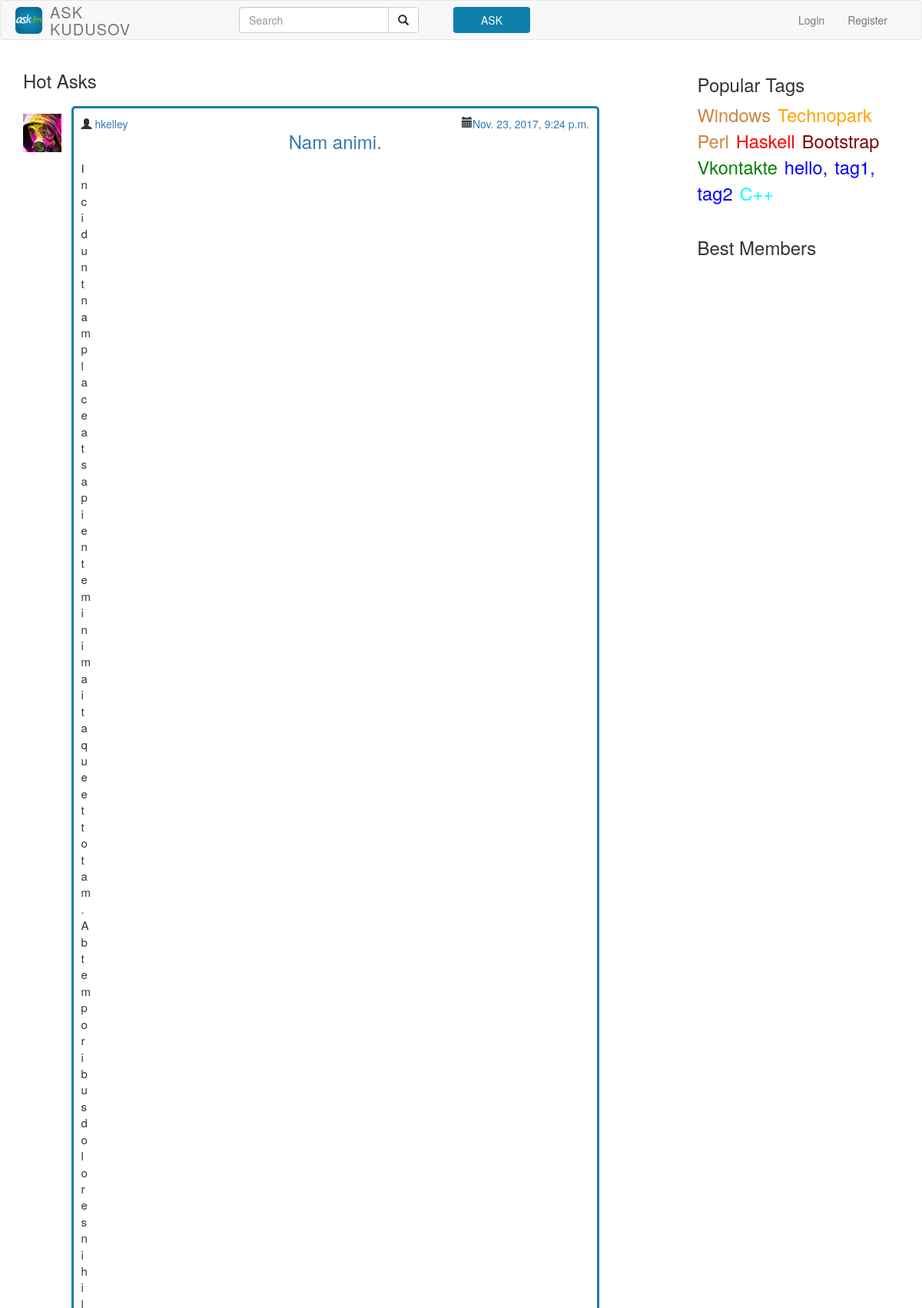
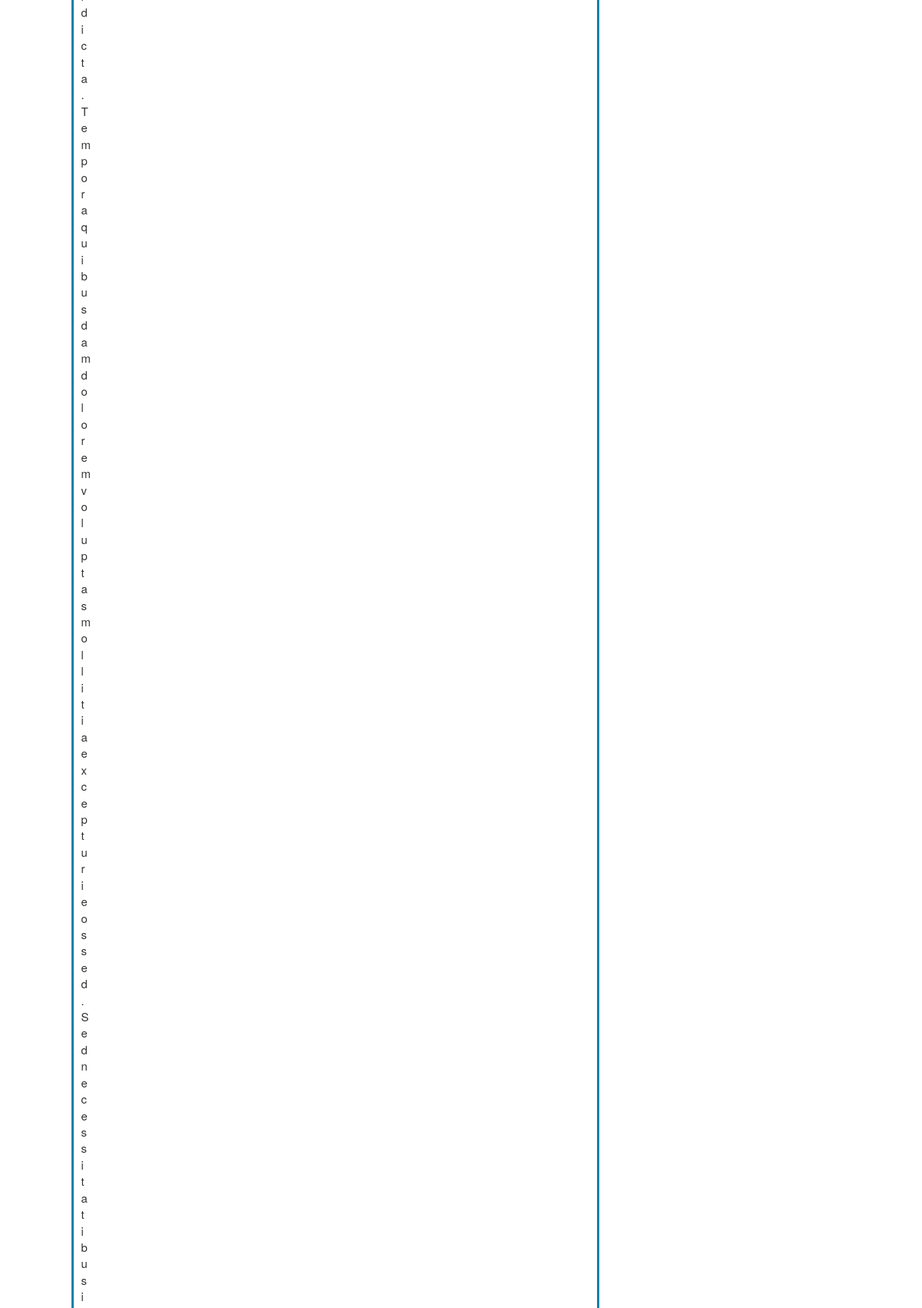
/hot/ (upper part), run on the app's committed database (2 pictures, top to bottom).
### ask/models.py (models this page shows)
class Question(models.Model):
    title = models.CharField(max_length=30)
    text = models.TextField()
    author = models.ForeignKey(Profile)
    created_date = models.DateTimeField(default=timezone.now)
    tags = models.ManyToManyField(Tag)
    likes = models.IntegerField(default=0)
    objects = QuestionManager()
    class Meta:
        db_table = 'question'
        ordering = ['-created_date']
    def get_answers(self):
        return Answer.objects.filter(question_id=self.id)
    def get_url(self):
        return '/question/{question_id}'.format(question_id=self.id)

class Profile(models.Model):
    user = models.OneToOneField(User)
    avatar = models.ImageField(upload_to='uploads')

class Tag(models.Model):
    title = models.CharField(max_length=20)
    color = models.CharField(max_length=20, default='blue')
    objects = TagManager()
    def get_url(self):
        return '/tag/{tag_title}'.format(tag_title=self.title)

### ask/views.py (the view)
    def decorator(request, *args, **kwargs):
        faker = Faker()
        popular_tags = Tag.objects.get_popular()
        best_members = [faker.name() for _ in range(5)]
        kwargs['best_members'] = best_members
        kwargs['popular_tags'] = popular_tags
        return func(request, *args, **kwargs)

### ask/models.py (called while the page is built)
    def add_question_count(self):
        return self.annotate(questions_count=Count('question'))

    def order_by_question_count(self):
        return self.add_question_count().order_by('-questions_count')

    def get_popular(self):
        return self.order_by_question_count().all()[:10]

    def get_hot(self):
        return self.order_by('-likes')

### ask/views.py (called while the page is built)
def base_decorator(func):
    def decorator(request, *args, **kwargs):
        faker = Faker()
        popular_tags = Tag.objects.get_popular()
        best_members = [faker.name() for _ in range(5)]
        kwargs['best_members'] = best_members
        kwargs['popular_tags'] = popular_tags
        return func(request, *args, **kwargs)
    return decorator

def pagination(request, html_page, objects, object_name, objects_count, *args, **kwargs):
    paginator = Paginator(objects, objects_count)
    page = request.GET.get('page')
    try:
        objects = paginator.page(page)
    except PageNotAnInteger:
        objects = paginator.page(1)
    except EmptyPage:
        objects = paginator.page(paginator.num_pages)
    kwargs[object_name] = objects
    kwargs['pagination_list'] = objects
    return render(request, html_page, kwargs)

@base_decorator
def hot(request, *args, **kwargs):
    questions = Question.objects.get_hot()
    kwargs['header'] = "Hot Asks"
    return pagination(request, 'hot.html', questions, 'questions', 5, *args, **kwargs)

### templates/hot.html
{% load static %}
{% include "index.html" %}

### templates/base.html (shortened to what this page needs)
<!DOCTYPE html>
<html lang="en">
{% load static %}
  <head>
    <link href="/static/css/bootstrap.min.css" rel="stylesheet">
    <link href="/static/base.css" rel="stylesheet">
  </head>
<body>
<div id = "wrap">
  <nav class="navbar navbar-default navbar-main">
    <div class="container">
      <div class="navbar-header">
        <a class="navbar-brand" href="{% url 'index' %}">
          <img class="logo img-rounded" src="/static/img/logo.jpg"/>
        </a>
        <h3 class="navbar-text">ASK<br>KUDUSOV</h3>
      </div>
      <div class="collapse navbar-collapse" id="bs-example-navbar-collapse-1">
        <div class = "col-sm-4 col-md-4">
          <form class="navbar-form navbar-right">
            <div class="input-group search-area">
                <input type="text" class="form-control" placeholder="Search" name="q">
                <div class="input-group-btn">
                    <button class="btn btn-default" type="submit"><i class="glyphicon glyphicon-search"></i></button>
                </div>
            </div>
          </form>
        </div>
        <div class = "col-sm-2 col-md-2">
          <form class="navbar-form">
            <button type="button" class="btn btn-succes" onclick="location.href = {% url 'ask' %}">ASK</button>
          </form>
        </div>
        <ul class="nav navbar-nav navbar-right">
          {% if user.is_authenticated %}
              <img class = "user-avatar" src = "/static/img/avatar.jpg">
                <li class="dropdown">
                    <a href="#" class="dropdown-toggle user-name" data-toggle="dropdown" role="button" aria-haspopup="true" aria-expanded="false">{{ user.username }}<span class="caret"></span></a>
                    <ul class="dropdown-menu">
                        <li><a href="#">Settings</a></li>
                        <li><a href="{% url 'logout' %}">Log out</a></li>
                    </ul>
                </li>
          {% else%}
          <li><a href={% url 'login' %}>Login</a></li>
          <li><a href={% url 'signup' %}>Register</a></li>
          {% endif %}
        </ul>
      </div>
    </div>
  </nav>
  <main>
  <div class = "container">
    <div class = "row">
      <div class = "col-md-8">
        {%block content%}
        {%endblock%}
      </div>
      <div class = "col-md-offset-1 col-md-3">
        <h3 style= "margin-top: 25px; margin-bottom: -10px;">Popular Tags </h3>
        <ul class = "container-fluid top-tags">
          {% for tag in popular_tags %}
            <li class = "top-tags-list"><a style="color: {{ tag.color }};", href="{{ tag.get_url }}">{{ tag.title }}</a></li>
          {% endfor%}
        </ul>
        <h3>Best Members</h3>
      </div>
    </div>
  </div>
  </main>
  </div>
</body>
</html>

### templates/Modules/article2.html (shortened to what this page needs)
<div class="col-sm-1 " style=" float: left; padding-top: 20px; padding-right: 10px; padding-left: 0px;">
    <a href = "base.html">
        <img class = "avatar" src = "/static/img/avatar.jpg">
    </a>
</div>
<div class="question-frame col-sm-11">
    <div class="coll-sm-3">
        <span class="glyphicon glyphicon-user" aria-hidden="true"></span>
        <span><a href="#">{{ question.author.user }}</a></span>
        <span style="float: right"><a href="#">{{ question.created_date }}</a></span>
        <span class="glyphicon glyphicon-calendar" aria-hidden="true" style="float: right"></span>
    </div>
    <a href="{{ question.get_url }}">
        <h3 style = "margin-top: 0px; text-align: center;"> {{ question.title }}</h3>
    </a>
    {% for quest in question.text %}
        <p class = "question-text" style="margin: 0px">{{ quest }} </p>
    {% endfor %}
</div>

### static/base.css (style rules this page uses)
html, body { height: 100%; }
#wrap { min-height: 100%; }
main { padding-bottom: 60px; }
.logo { width: 35px; height: 35px; margin-top: -7px; margin-right: -25px; margin-left: -10px; }
.navbar-text { float: left; margin-right: 20px; margin-left: 20px; margin-top: 4px; margin-bottom: 1px; font-weight: 200; letter-spacing: 1px; text-transform: uppercase; }
h3.navbar-text { font-size: 20px; }
.btn-succes { background: #0f80ac; width: 100px; color: #fff; }
.question-frame { margin-top:10px; border: 3px solid #0f80ac; border-radius: 5px; padding: 10px; }
.avatar { float: left; max-width: 50px; max-height: 50px; margin-right: 5px; padding: 0px; }
.question-text { font-size: 15px; overflow: hidden; text-overflow: ellipsis; display: -webkit-box; -webkit-line-clamp: 3; -webkit-box-orient: vertical; }
.top-tags { margin-left: -10px; list-style: none; display: inline; }
.top-tags-list { display: inline; font-size: 130%; }
.top-tags-list a { margin-right: 5px; font-size:130%; display: inline; }

### data on the page
Question: author.user "hkelley", created_date "Nov. 23, 2017, 9:24 p.m.", title "Nam animi.", text "I" "n" "c" "i" "d" "u" "n" "t" "n" "a" "m" "p" "l" "a" "c" "e" "a" "t" "s" "a" "p" "i" "e" "n" "t" "e" "m" "i" "n" "i" "m" "a" "i" "t" "a" "q" "u" "e" "e" "t" "t" "o" "t" "a" "m" "." "A" "b" "t" "e" "m" "p" "o" "r" "i" "b" "u" "s" "d" "o" "l" "o" "r" "e" "s" "n" "i" "h" "i" "l" "d" "i" "c" "t" "a" "." "T" "e" "m" "p" "o" "r" "a" "q" "u" "i" "b" "u" "s" "d" "a" "m" "d" "o" "l" "o" "r" "e" "m" "v" "o" "l" "u" "p" "t" "a" "s" "m" "o" "l" "l" "i" "t" "i" "a" "e" "x" "c" "e" "p" "t" "u" "r" "i" "e" "o" "s" "s" "e" "d" "." "S" "e" "d" "n" "e" "c" "e" "s" "s" "i" "t" "a" "t" "i" "b" "u" "s" "i"
Tag: title "Windows"
Tag: title "Technopark"
Tag: title "Perl"
Tag: title "Haskell"
Tag: title "Bootstrap"
Tag: title "Vkontakte"
Tag: title "hello,"
Tag: title "tag1,"
Tag: title "tag2"
Tag: title "C++"

### other printed values
{{ header }} "Hot Asks"
